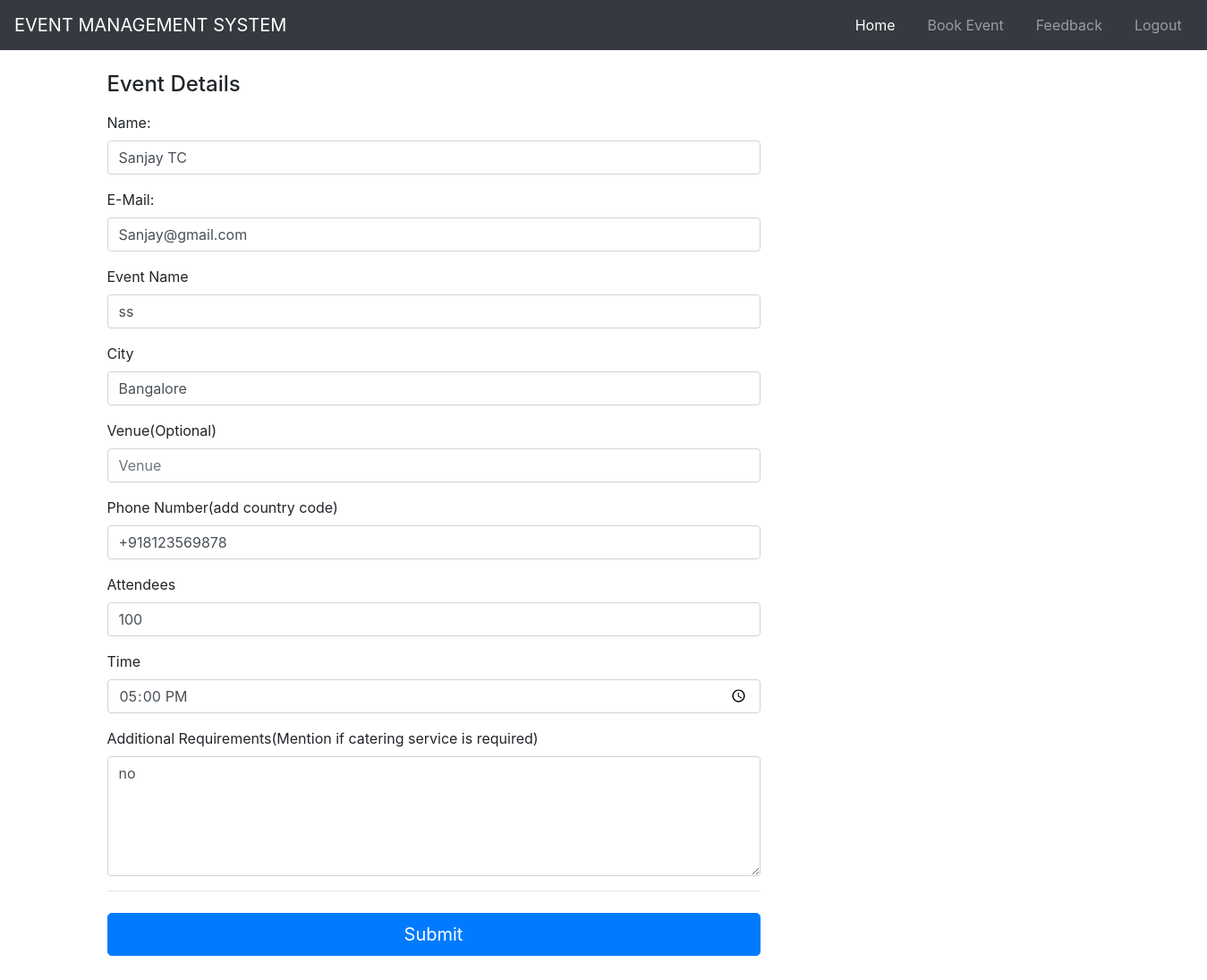
The app's page /admin.html/update.html/1 with its own data.
### Event/models.py (models this page shows, shortened)
class Booking(db.Model):
    id = db.Column(db.Integer, primary_key=True)
    name = db.Column(db.String(30),nullable=False)
    email = db.Column(db.String(30), nullable=False)
    event_name = db.Column(db.String(30), nullable = False)
    city = db.Column(db.String(30), nullable = False)
    venue = db.Column(db.String(30), nullable=True)
    date = db.Column(db.String(30), nullable = False)
    phone = db.Column(db.String(30), nullable = False)
    attendees = db.Column(db.Integer, nullable = False)
    time = db.Column(db.Time, nullable = False)
    additional_requirements = db.Column(db.String(120), nullable=False)
    user_id = db.Column(db.Integer, db.ForeignKey('login.user_id'), nullable=False)

### Event/routes.py (the view, shortened to what this page needs)
@app.route("/admin.html/update.html/<int:booking_id>", methods=['GET', 'POST'])
def update(booking_id):
    book = Booking.query.get_or_404(booking_id)
    form = UpdateForm()
    form.name.data = book.name
    form.email.data = book.email
    form.event_name.data = book.event_name
    form.phone.data = book.phone
    form.attendees.data=book.attendees
    form.time.data = book.time
    form.city.data=book.city
    form.venue.data=book.venue
    form.additional_requirements.data=book.additional_requirements
    return render_template('update.html', title="Admin update page",post=book,form=form)

### Event/forms.py (shortened to what this page needs)
class UpdateForm(FlaskForm):
    name = StringField('Name',validators=[DataRequired()])
    email = StringField('Email',validators=[DataRequired(), Email()])
    event_name = StringField('Event Name', validators=[DataRequired()])
    date = DateField("Date",format='%Y-%m-%d')
    phone = StringField('Phone', validators=[DataRequired()])
    attendees = IntegerField('Attendees',validators=[DataRequired()])
    time = TimeField('Time', format='%H:%M')
    city = StringField('City', validators=[DataRequired()])
    venue = StringField('venue')
    additional_requirements = TextAreaField('Additional Requirements',validators=[DataRequired()])
    submit = SubmitField('Submit')

### Event/templates/update.html (shortened to what this page needs)
{% extends "layout.html" %}
 {% block content %}
   <div class="container">
     <div class="row">
       <div class="col-md-8 order-md-1 ">
         <form class="form-Booking" method="POST" action="">
           <h4 class="mb-3">Event Details</h4>
           <div class="form-group">
             <label for="comment">Name:</label>
             {% if form.name.errors %}
                 {{ form.name(class="form-control form-control-lg is-invalid") }}
                 <div class="invalid-feedback">
                 {% for error in form.name.errors %}
                     <span>{{ error }}</span>
                 {% endfor %}
                 </div>
              {% else %}
                 {{ form.name(class="form-control", placeholder="Name")}}
              {% endif %}
         </div>
         <div class="form-group">
             <label for="comment">E-Mail:</label>
             {% if form.email.errors %}
                 {{ form.email(class="form-control form-control-lg is-invalid") }}
                 <div class="invalid-feedback">
                 {% for error in form.email.errors %}
                     <span>{{ error }}</span>
                 {% endfor %}
                 </div>
              {% else %}
                 {{ form.email(class="form-control",placeholder="Email")}}
              {% endif %}
         </div>
           <div class="form-group">
             <label for="event_name">Event Name</label>
             {% if form.event_name.errors %}
                 {{ form.event_name(class="form-control form-control-lg is-invalid") }}
                 <div class="invalid-feedback">
                 {% for error in form.event_name.errors %}
                     <span>{{ error }}</span>
                 {% endfor %}
                 </div>
              {% else %}
                 {{ form.event_name(class="form-control", placeholder="Event Name")}}
              {% endif %}
           </div>
           <div class="form-group">
             <label for="city">City</label>
             {% if form.city.errors %}
                 {{ form.city(class="form-control form-control-lg is-invalid") }}
                 <div class="invalid-feedback">
                 {% for error in form.city.errors %}
                     <span>{{ error }}</span>
                 {% endfor %}
                 </div>
              {% else %}
                 {{ form.city(class="form-control", placeholder="city")}}
              {% endif %}
           </div>
           <div class="form-group">
             <label for="venue">Venue(Optional)</label>
             {% if form.venue.errors %}
                 {{ form.venue(class="form-control form-control-lg is-invalid") }}
                 <div class="invalid-feedback">
                 {% for error in form.venue %}
                     <span>{{ error }}</span>
                 {% endfor %}
                 </div>
              {% else %}
                 {{ form.venue(class="form-control", placeholder="Venue")}}
              {% endif %}
           </div>
           <div class="form-group">
             <label for="event_name">Phone Number(add country code)</label>
             {% if form.phone.errors %}
                 {{ form.phone(class="form-control form-control-lg is-invalid") }}
                 <div class="invalid-feedback">
                 {% for error in form.date.errors %}
                     <span>{{ error }}</span>
                 {% endfor %}
                 </div>
              {% else %}
                 {{ form.phone(class="form-control", placeholder="Phone Number")}}
              {% endif %}
           </div>
           <div class="form-group">
             <label for="event_name">Attendees</label>
             {% if form.attendees.errors %}
                 {{ form.attendees(class="form-control form-control-lg is-invalid") }}
                 <div class="invalid-feedback">
                 {% for error in form.attendees.errors %}
                     <span>{{ error }}</span>
                 {% endfor %}
                 </div>
              {% else %}
                 {{ form.attendees(class="form-control",type="number",id="example-number-input",placeholder="Attendees")}}
              {% endif %}
           </div>
           <div class="form-group">
             <label for="event_name">Time</label>
             {% if form.time.errors %}
                 {{ form.attendees(class="form-control form-control-lg is-invalid") }}
                 <div class="invalid-feedback">
                 {% for error in form.time.errors %}
                     <span>{{ error }}</span>
                 {% endfor %}
                 </div>
              {% else %}
                 {{ form.time(class="form-control",type="time",id="ime-input")}}
              {% endif %}
           </div>
           <div class="form-group">
             <label for="comment">Additional Requirements(Mention if catering service is required)</label>
             {% if form.additional_requirements.errors %}
                 {{ form.feedback(class="form-control form-control-lg is-invalid") }}
                 <div class="invalid-feedback">
                 {% for error in form.additional_requirements.errors %}
                     <span>{{ error }}</span>
                 {% endfor %}
                 </div>
             {% else %}
                 {{ form.additional_requirements(class="form-control",id="Textarea1",rows="5",placeholder="Feedback")}}
             {% endif %}
           </div>
           <hr class="mb-4">
           <button class="btn btn-primary btn-lg btn-block" type="submit">Submit</button>
         </form>
       </div>
     </div>
   </div>
{% endblock content %}

### Event/static/CSS/layout-styles.css (style rules this page uses)
body { min-height: 75rem; }

### records on screen
Booking: name "Sanjay TC", email "Sanjay@gmail.com", event_name "ss", city "Bangalore", phone "+918123569878", attendees "100", time "17:00:00", additional_requirements "no"
